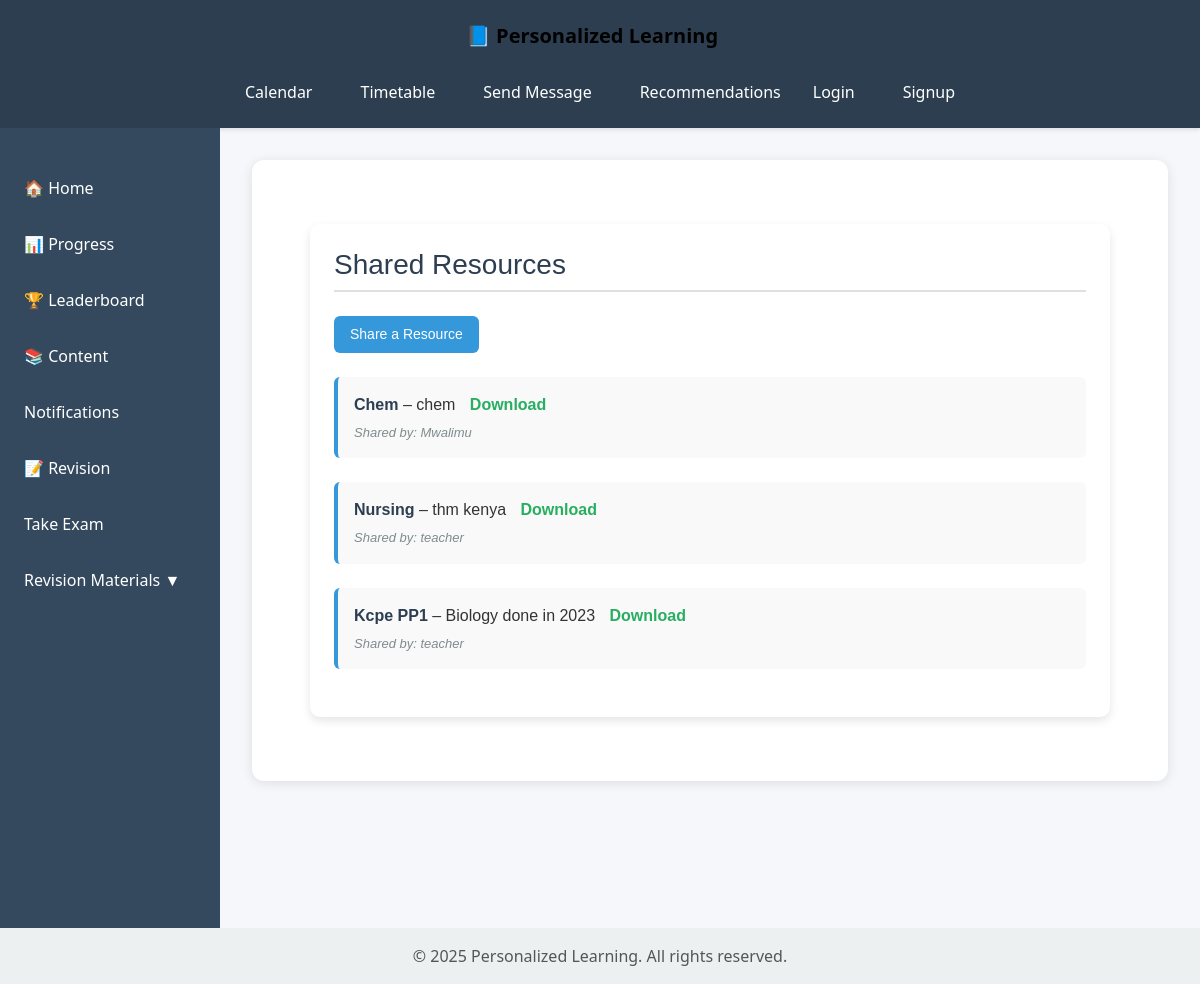
Screenshot of /ai-engine/shared-resources/ with the database file from the repository.
### ai_engine/models.py (models this page shows, shortened)
class SharedResource(models.Model):
    title = models.CharField(max_length=255)
    description = models.TextField(blank=True)
    file = models.FileField(upload_to='shared_resources/')
    uploaded_by = models.ForeignKey(User, on_delete=models.SET_NULL, null=True)
    upload_date = models.DateTimeField(auto_now_add=True)
    approved = models.BooleanField(default=False)  # Only visible if approved by a teacher

### ai_engine/views.py (the view)
# urls.py: path('shared-resources/', views.shared_resources, name='shared_resources'),
def shared_resources(request):
    resources = SharedResource.objects.filter(approved=True).order_by('-upload_date')
    return render(request, 'ai_engine/shared_resources.html', {'resources': resources})

### ai_engine/templates/ai_engine/shared_resources.html (shortened to what this page needs)
{% extends 'content/base.html' %}
{% block content %}
<div class="resource-container">
  <h2>Shared Resources</h2>
  <a href="{% url 'submit_resource' %}" class="submit-link">Share a Resource</a>
  <ul class="resource-list">
    {% for resource in resources %}
      <li>
        <strong>{{ resource.title }}</strong>
        {% if resource.description %}
          – {{ resource.description }}
        {% endif %}
        <a href="{{ resource.file.url }}" target="_blank">Download</a>
        <em>Shared by: {{ resource.uploaded_by.username }}</em>
      </li>
    {% empty %}
      <li>No resources shared yet.</li>
    {% endfor %}
  </ul>
</div>
{% endblock %}

### content/templates/content/base.html (style rules this page uses)
body { margin: 0; font-family: 'Segoe UI', Tahoma, Geneva, Verdana, sans-serif; background-color: #f5f7fa; color: #333; display: flex; flex-direction: column; min-height: 100vh; }

### ai_engine/templates/ai_engine/shared_resources.html (style rules this page uses)
.resource-container { max-width: 800px; margin: 2rem auto; padding: 1.5rem; background-color: #ffffff; border-radius: 10px; box-shadow: 0 4px 10px rgba(0,0,0,0.1); font-family: Arial, sans-serif; }
.resource-container h2 { font-size: 28px; margin-bottom: 1.5rem; color: #2c3e50; border-bottom: 2px solid #e0e0e0; padding-bottom: 0.5rem; }
.submit-link { display: inline-block; margin-bottom: 1.5rem; padding: 0.5rem 1rem; background-color: #3498db; color: white; text-decoration: none; border-radius: 6px; font-size: 14px; }
.resource-list { list-style: none; padding: 0; }
.resource-list li { margin-bottom: 1.5rem; padding: 1rem; background-color: #f9f9f9; border-left: 4px solid #3498db; border-radius: 6px; }
.resource-list strong { font-size: 16px; color: #2c3e50; }
.resource-list a { margin-left: 10px; text-decoration: none; color: #27ae60; font-weight: bold; }
.resource-list em { display: block; margin-top: 6px; font-size: 13px; color: #7f8c8d; }

### rows the page displays
SharedResource: title "Chem", description "chem", uploaded_by.username "Mwalimu"
SharedResource: title "Nursing", description "thm kenya", uploaded_by.username "teacher"
SharedResource: title "Kcpe PP1", description "Biology done in 2023", uploaded_by.username "teacher"
